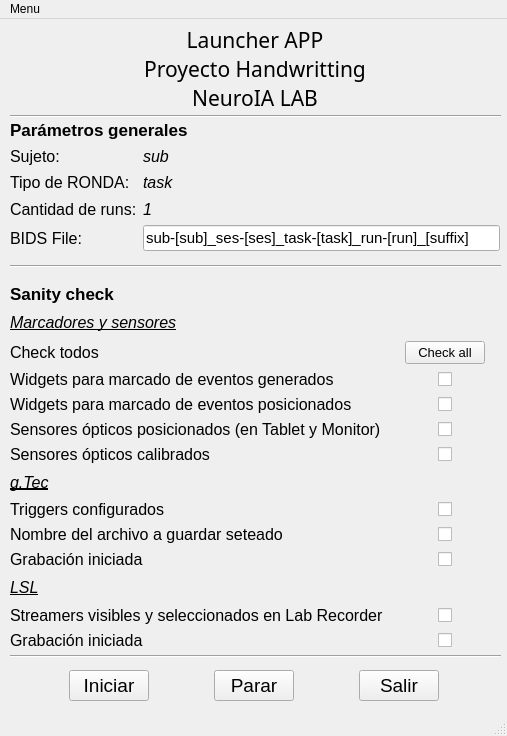
<?xml version="1.0" encoding="UTF-8"?>
<ui version="4.0">
 <class>LauncherApp</class>
 <widget class="QMainWindow" name="LauncherApp">
  <property name="geometry">
   <rect>
    <x>0</x>
    <y>0</y>
    <width>507</width>
    <height>736</height>
   </rect>
  </property>
  <property name="sizePolicy">
   <sizepolicy hsizetype="Fixed" vsizetype="Fixed">
    <horstretch>0</horstretch>
    <verstretch>0</verstretch>
   </sizepolicy>
  </property>
  <property name="windowTitle">
   <string>MainWindow</string>
  </property>
  <widget class="QWidget" name="centralwidget">
   <widget class="QWidget" name="verticalLayoutWidget">
    <property name="geometry">
     <rect>
      <x>10</x>
      <y>10</y>
      <width>491</width>
      <height>89</height>
     </rect>
    </property>
    <layout class="QVBoxLayout" name="verticalLayout">
     <item alignment="Qt::AlignHCenter">
      <widget class="QLabel" name="label">
       <property name="font">
        <font>
         <family>Impact</family>
         <pointsize>16</pointsize>
        </font>
       </property>
       <property name="text">
        <string>Launcher APP
Proyecto Handwritting
NeuroIA LAB</string>
       </property>
       <property name="alignment">
        <set>Qt::AlignCenter</set>
       </property>
      </widget>
     </item>
     <item>
      <widget class="Line" name="line">
       <property name="orientation">
        <enum>Qt::Horizontal</enum>
       </property>
      </widget>
     </item>
    </layout>
   </widget>
   <widget class="QWidget" name="gridLayoutWidget_2">
    <property name="geometry">
     <rect>
      <x>10</x>
      <y>100</y>
      <width>490</width>
      <height>132</height>
     </rect>
    </property>
    <layout class="QGridLayout" name="infoGeneral">
     <item row="1" column="1">
      <widget class="QLabel" name="sub_label">
       <property name="font">
        <font>
         <pointsize>12</pointsize>
         <italic>true</italic>
        </font>
       </property>
       <property name="text">
        <string>sub</string>
       </property>
      </widget>
     </item>
     <item row="4" column="0">
      <widget class="QLabel" name="label_8">
       <property name="font">
        <font>
         <pointsize>12</pointsize>
        </font>
       </property>
       <property name="text">
        <string>BIDS File:</string>
       </property>
      </widget>
     </item>
     <item row="2" column="0">
      <widget class="QLabel" name="label_4">
       <property name="font">
        <font>
         <pointsize>12</pointsize>
        </font>
       </property>
       <property name="text">
        <string>Tipo de RONDA:</string>
       </property>
      </widget>
     </item>
     <item row="3" column="0">
      <widget class="QLabel" name="label_6">
       <property name="font">
        <font>
         <pointsize>12</pointsize>
        </font>
       </property>
       <property name="text">
        <string>Cantidad de runs:</string>
       </property>
      </widget>
     </item>
     <item row="0" column="0" colspan="2">
      <widget class="QLabel" name="label_10">
       <property name="font">
        <font>
         <pointsize>13</pointsize>
         <weight>75</weight>
         <bold>true</bold>
        </font>
       </property>
       <property name="text">
        <string>Parámetros generales</string>
       </property>
      </widget>
     </item>
     <item row="1" column="0">
      <widget class="QLabel" name="label_2">
       <property name="font">
        <font>
         <pointsize>12</pointsize>
        </font>
       </property>
       <property name="text">
        <string>Sujeto:</string>
       </property>
      </widget>
     </item>
     <item row="3" column="1">
      <widget class="QLabel" name="nruns_label">
       <property name="font">
        <font>
         <pointsize>12</pointsize>
         <italic>true</italic>
        </font>
       </property>
       <property name="text">
        <string>1</string>
       </property>
      </widget>
     </item>
     <item row="2" column="1">
      <widget class="QLabel" name="task_label">
       <property name="font">
        <font>
         <pointsize>12</pointsize>
         <italic>true</italic>
        </font>
       </property>
       <property name="text">
        <string>task</string>
       </property>
      </widget>
     </item>
     <item row="4" column="1">
      <widget class="QLineEdit" name="bids_label">
       <property name="font">
        <font>
         <pointsize>11</pointsize>
        </font>
       </property>
       <property name="text">
        <string>sub-[sub]_ses-[ses]_task-[task]_run-[run]_[suffix]</string>
       </property>
       <property name="readOnly">
        <bool>true</bool>
       </property>
      </widget>
     </item>
    </layout>
   </widget>
   <widget class="QWidget" name="gridLayoutWidget_3">
    <property name="geometry">
     <rect>
      <x>10</x>
      <y>260</y>
      <width>491</width>
      <height>371</height>
     </rect>
    </property>
    <layout class="QGridLayout" name="sanityCheck">
     <item row="10" column="1" alignment="Qt::AlignHCenter">
      <widget class="QCheckBox" name="gtecfile_cbox">
       <property name="text">
        <string/>
       </property>
      </widget>
     </item>
     <item row="10" column="0">
      <widget class="QLabel" name="label_14">
       <property name="font">
        <font>
         <pointsize>12</pointsize>
        </font>
       </property>
       <property name="text">
        <string>Nombre del archivo a guardar seteado</string>
       </property>
      </widget>
     </item>
     <item row="6" column="0">
      <widget class="QLabel" name="label_23">
       <property name="font">
        <font>
         <pointsize>12</pointsize>
        </font>
       </property>
       <property name="text">
        <string>Sensores ópticos posicionados (en Tablet y Monitor)</string>
       </property>
      </widget>
     </item>
     <item row="6" column="1" alignment="Qt::AlignHCenter">
      <widget class="QCheckBox" name="senspos_cbox">
       <property name="text">
        <string/>
       </property>
      </widget>
     </item>
     <item row="12" column="0" colspan="2">
      <widget class="QLabel" name="label_16">
       <property name="font">
        <font>
         <pointsize>12</pointsize>
         <italic>true</italic>
         <underline>true</underline>
        </font>
       </property>
       <property name="text">
        <string>LSL</string>
       </property>
      </widget>
     </item>
     <item row="4" column="0">
      <widget class="QLabel" name="label_21">
       <property name="font">
        <font>
         <pointsize>12</pointsize>
        </font>
       </property>
       <property name="text">
        <string>Widgets para marcado de eventos generados</string>
       </property>
      </widget>
     </item>
     <item row="1" column="0" colspan="2">
      <widget class="QLabel" name="label_20">
       <property name="font">
        <font>
         <pointsize>12</pointsize>
         <italic>true</italic>
         <underline>true</underline>
        </font>
       </property>
       <property name="text">
        <string>Marcadores y sensores</string>
       </property>
      </widget>
     </item>
     <item row="11" column="1" alignment="Qt::AlignHCenter">
      <widget class="QCheckBox" name="gtecrecord_cbox">
       <property name="text">
        <string/>
       </property>
      </widget>
     </item>
     <item row="9" column="0">
      <widget class="QLabel" name="label_11">
       <property name="font">
        <font>
         <pointsize>12</pointsize>
        </font>
       </property>
       <property name="text">
        <string>Triggers configurados</string>
       </property>
      </widget>
     </item>
     <item row="13" column="0">
      <widget class="QLabel" name="label_18">
       <property name="font">
        <font>
         <pointsize>12</pointsize>
        </font>
       </property>
       <property name="text">
        <string>Streamers visibles y seleccionados en Lab Recorder</string>
       </property>
      </widget>
     </item>
     <item row="9" column="1" alignment="Qt::AlignHCenter">
      <widget class="QCheckBox" name="triggersok_cbox">
       <property name="toolTipDuration">
        <number>3</number>
       </property>
       <property name="text">
        <string/>
       </property>
      </widget>
     </item>
     <item row="8" column="0" colspan="2">
      <widget class="QLabel" name="label_13">
       <property name="font">
        <font>
         <pointsize>12</pointsize>
         <italic>true</italic>
         <underline>true</underline>
        </font>
       </property>
       <property name="text">
        <string>g.Tec</string>
       </property>
      </widget>
     </item>
     <item row="0" column="0" colspan="2" alignment="Qt::AlignBottom">
      <widget class="QLabel" name="label_12">
       <property name="font">
        <font>
         <pointsize>13</pointsize>
         <weight>75</weight>
         <italic>false</italic>
         <bold>true</bold>
         <underline>false</underline>
        </font>
       </property>
       <property name="text">
        <string>Sanity check</string>
       </property>
      </widget>
     </item>
     <item row="14" column="0">
      <widget class="QLabel" name="label_19">
       <property name="font">
        <font>
         <pointsize>12</pointsize>
        </font>
       </property>
       <property name="text">
        <string>Grabación iniciada</string>
       </property>
      </widget>
     </item>
     <item row="4" column="1" alignment="Qt::AlignHCenter">
      <widget class="QCheckBox" name="wigen_cbox">
       <property name="text">
        <string/>
       </property>
      </widget>
     </item>
     <item row="11" column="0">
      <widget class="QLabel" name="label_15">
       <property name="font">
        <font>
         <pointsize>12</pointsize>
        </font>
       </property>
       <property name="text">
        <string>Grabación iniciada</string>
       </property>
      </widget>
     </item>
     <item row="13" column="1" alignment="Qt::AlignHCenter">
      <widget class="QCheckBox" name="lslstreamers_cbox">
       <property name="text">
        <string/>
       </property>
      </widget>
     </item>
     <item row="7" column="0">
      <widget class="QLabel" name="label_24">
       <property name="font">
        <font>
         <pointsize>12</pointsize>
        </font>
       </property>
       <property name="text">
        <string>Sensores ópticos calibrados</string>
       </property>
      </widget>
     </item>
     <item row="5" column="1" alignment="Qt::AlignHCenter">
      <widget class="QCheckBox" name="widpos_cbox">
       <property name="text">
        <string/>
       </property>
      </widget>
     </item>
     <item row="14" column="1" alignment="Qt::AlignHCenter">
      <widget class="QCheckBox" name="lslstarted_cbox">
       <property name="text">
        <string/>
       </property>
      </widget>
     </item>
     <item row="5" column="0">
      <widget class="QLabel" name="label_22">
       <property name="font">
        <font>
         <pointsize>12</pointsize>
        </font>
       </property>
       <property name="text">
        <string>Widgets para marcado de eventos posicionados</string>
       </property>
      </widget>
     </item>
     <item row="7" column="1" alignment="Qt::AlignHCenter">
      <widget class="QCheckBox" name="senscali_cbox">
       <property name="text">
        <string/>
       </property>
      </widget>
     </item>
     <item row="3" column="0">
      <widget class="QLabel" name="label_3">
       <property name="font">
        <font>
         <pointsize>12</pointsize>
        </font>
       </property>
       <property name="text">
        <string>Check todos</string>
       </property>
      </widget>
     </item>
     <item row="3" column="1" alignment="Qt::AlignHCenter">
      <widget class="QPushButton" name="check_all_btn">
       <property name="sizePolicy">
        <sizepolicy hsizetype="Fixed" vsizetype="Fixed">
         <horstretch>0</horstretch>
         <verstretch>0</verstretch>
        </sizepolicy>
       </property>
       <property name="font">
        <font>
         <pointsize>10</pointsize>
        </font>
       </property>
       <property name="text">
        <string>Check all</string>
       </property>
      </widget>
     </item>
    </layout>
   </widget>
   <widget class="QWidget" name="horizontalLayoutWidget">
    <property name="geometry">
     <rect>
      <x>10</x>
      <y>650</y>
      <width>491</width>
      <height>33</height>
     </rect>
    </property>
    <layout class="QHBoxLayout" name="horizontalLayout">
     <item>
      <widget class="QPushButton" name="iniciar_btn">
       <property name="sizePolicy">
        <sizepolicy hsizetype="Fixed" vsizetype="Fixed">
         <horstretch>0</horstretch>
         <verstretch>0</verstretch>
        </sizepolicy>
       </property>
       <property name="font">
        <font>
         <pointsize>14</pointsize>
        </font>
       </property>
       <property name="text">
        <string>Iniciar</string>
       </property>
      </widget>
     </item>
     <item>
      <widget class="QPushButton" name="parar_btn">
       <property name="sizePolicy">
        <sizepolicy hsizetype="Fixed" vsizetype="Fixed">
         <horstretch>0</horstretch>
         <verstretch>0</verstretch>
        </sizepolicy>
       </property>
       <property name="font">
        <font>
         <pointsize>14</pointsize>
        </font>
       </property>
       <property name="text">
        <string>Parar</string>
       </property>
      </widget>
     </item>
     <item>
      <widget class="QPushButton" name="salir_btn">
       <property name="sizePolicy">
        <sizepolicy hsizetype="Fixed" vsizetype="Fixed">
         <horstretch>0</horstretch>
         <verstretch>0</verstretch>
        </sizepolicy>
       </property>
       <property name="font">
        <font>
         <pointsize>14</pointsize>
        </font>
       </property>
       <property name="text">
        <string>Salir</string>
       </property>
      </widget>
     </item>
    </layout>
   </widget>
   <widget class="QWidget" name="verticalLayoutWidget_2">
    <property name="geometry">
     <rect>
      <x>10</x>
      <y>630</y>
      <width>491</width>
      <height>16</height>
     </rect>
    </property>
    <layout class="QVBoxLayout" name="verticalLayout_2">
     <item>
      <widget class="Line" name="line_2">
       <property name="orientation">
        <enum>Qt::Horizontal</enum>
       </property>
      </widget>
     </item>
    </layout>
   </widget>
   <widget class="QWidget" name="verticalLayoutWidget_3">
    <property name="geometry">
     <rect>
      <x>10</x>
      <y>240</y>
      <width>491</width>
      <height>16</height>
     </rect>
    </property>
    <layout class="QVBoxLayout" name="verticalLayout_3">
     <item>
      <widget class="Line" name="line_3">
       <property name="orientation">
        <enum>Qt::Horizontal</enum>
       </property>
      </widget>
     </item>
    </layout>
   </widget>
  </widget>
  <widget class="QStatusBar" name="statusbar"/>
  <widget class="QMenuBar" name="menubar">
   <property name="geometry">
    <rect>
     <x>0</x>
     <y>0</y>
     <width>507</width>
     <height>21</height>
    </rect>
   </property>
   <widget class="QMenu" name="menuMenu">
    <property name="title">
     <string>Menu</string>
    </property>
    <addaction name="actionReiniciar"/>
    <addaction name="actionLanzar_experimento"/>
    <addaction name="actionAyuda"/>
    <addaction name="actionSalir"/>
   </widget>
   <addaction name="menuMenu"/>
  </widget>
  <action name="actionReiniciar">
   <property name="text">
    <string>Iniciar configuración</string>
   </property>
  </action>
  <action name="actionLanzar_experimento">
   <property name="text">
    <string>Lanzar experimento</string>
   </property>
  </action>
  <action name="actionSalir">
   <property name="text">
    <string>Salir</string>
   </property>
  </action>
  <action name="actionAyuda">
   <property name="text">
    <string>Ayuda</string>
   </property>
  </action>
 </widget>
 <resources/>
 <connections/>
</ui>
